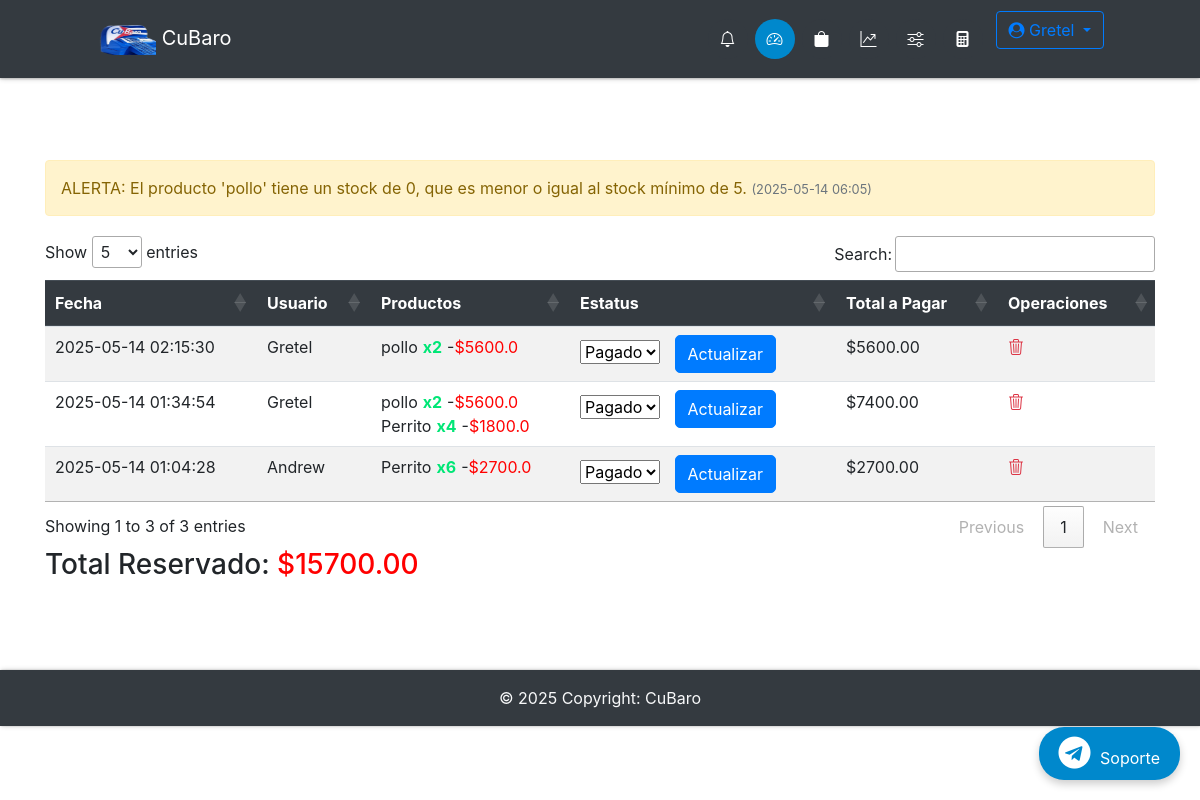
Screenshot of /admin/ (signed in) with the database file from the repository.
### app/db_models.py (models this page shows, shortened)
class User(UserMixin, db.Model):
    __tablename__ = "users"
    id = db.Column(db.Integer, primary_key=True)
    name = db.Column(db.Text, nullable=False)
    email = db.Column(db.String(50), nullable=False, unique=True)
    phone = db.Column(db.String(50), nullable=False)
    password = db.Column(db.String(250), nullable=False)
    admin = db.Column(db.Integer, nullable=False, default=0)
    email_confirmed = db.Column(db.Integer, nullable=False, default=1)
    created_by = db.Column(db.Integer, db.ForeignKey('users.id'), nullable=True)  # ID del creador
    registration_date = db.Column(db.DateTime, default=lambda: datetime.now(timezone.utc))  # Fecha de registro
    membership_expiration = db.Column(db.DateTime, nullable=True)  # Fecha de vencimiento de membresía
    membership_id = db.Column(db.Integer, db.ForeignKey('memberships.id'), nullable=False)  # Relación con membresía
    membership = db.relationship('Membership', backref='users')
    employees = db.relationship('User', backref='creator', remote_side=[id], lazy='select')  # Relación empleados
    cart = db.relationship('Cart', backref='buyer')
    orders = db.relationship("Order", backref='customer', foreign_keys="[Order.uid]")  # Relación con clave foránea especificada
    master_key = db.Column(db.String(100), unique=True)

class Alert(db.Model):
    __tablename__ = 'alert'
    id = db.Column(db.Integer, primary_key=True)
    message = db.Column(db.String(255), nullable=False)
    category = db.Column(db.String(50), nullable=False)  # 'error', 'warning', etc.
    created_at = db.Column(db.DateTime, default=datetime.now(timezone.utc))
    user_id = db.Column(db.Integer, db.ForeignKey('users.id'))  # Opcional: asociar alertas a un usuario
    user = db.relationship('User', backref='alerts')

class Order(db.Model):
    __tablename__ = "orders"
    id = db.Column(db.Integer, primary_key=True)
    uid = db.Column(db.Integer, db.ForeignKey('users.id'), nullable=False)  # Clave foránea del cliente
    date = db.Column(db.DateTime, nullable=False)
    status = db.Column(db.String(50), nullable=False)
    items = db.relationship("Ordered_item", backref="order", cascade="all, delete-orphan")

class Ordered_item(db.Model):
    __tablename__ = "ordered_items"
    id = db.Column(db.Integer, primary_key=True)
    oid = db.Column(db.Integer, db.ForeignKey('orders.id'))
    itemid = db.Column(db.Integer, db.ForeignKey('items.id'))
    quantity = db.Column(db.Integer, nullable=False)

class Item(db.Model):
    __tablename__ = "items"
    id = db.Column(db.Integer, primary_key=True)
    name = db.Column(db.String(100), nullable=False)
    price = db.Column(db.Float, nullable=False)
    category = db.Column(db.Text, nullable=False)
    image = db.Column(db.String(250), nullable=False)
    details = db.Column(db.String(250), nullable=False)
    stock_min = db.Column(db.Integer, default=0)
    costo = db.Column(db.Integer)
    stock = db.Column(db.Integer, default=0)
    created_by = db.Column(db.Integer, db.ForeignKey('users.id'), nullable=False)  # Vincular con el creador
    creator = db.relationship('User', backref='items_created')  # Relación con el usuario que creó el producto
    orders = db.relationship('Ordered_item', backref='item', lazy=True, cascade="all, delete, delete-orphan")
    in_cart = db.relationship("Cart", backref="item", lazy=True, cascade="all, delete, delete-orphan")

### app/funcs.py (the view)
	def wrapper(*args, **kwargs):
		if current_user.is_authenticated and current_user.admin == 1:
			return func(*args, **kwargs)
		else:
			return "No estás autorizado a acceder a esta URL."

### app/__init__.py (called while the page is built)
@app.context_processor
def inject_now():
	return {'now': datetime.now(timezone.utc)}

@login_manager.user_loader
def load_user(user_id):
	return User.query.get(user_id)

@app.after_request
def add_no_cache_headers(response):
    response.headers["Cache-Control"] = "no-store, no-cache, must-revalidate, max-age=0"
    response.headers["Pragma"] = "no-cache"
    response.headers["Expires"] = "-1"
    return response

### app/admin/routes.py (called while the page is built)
@admin.route('/')
@admin_only
def dashboard():
    alerts = Alert.query.filter_by(user_id=current_user.id).order_by(Alert.created_at.desc()).all()
    orders = Order.query.join(User, Order.uid == User.id).filter((User.id == current_user.id) | (User.created_by == current_user.id)
    ).all()
    return render_template("admin/home.html", orders=orders, alerts=alerts)

### app/funcs.py (called while the page is built)
def admin_only(func):
	def wrapper(*args, **kwargs):
		if current_user.is_authenticated and current_user.admin == 1:
			return func(*args, **kwargs)
		else:
			return "No estás autorizado a acceder a esta URL."
	wrapper.__name__ = func.__name__
	return wrapper

### app/admin/templates/admin/home.html (shortened to what this page needs)
{% extends "admin/base.html" %}
{% block content %}
    {% if alerts %}
    <div class="alert-container">
        {% for alert in alerts %}
            <div class="alert alert-{{ alert.category }}" id="alert-{{ alert.id }}">
                {{ alert.message }}
                <small class="text-muted" style="font-size: 0.8em;">({{ alert.created_at.strftime('%Y-%m-%d %H:%M') }})</small>
            </div>
        {% endfor %}
    </div>
{% else %}
    <div class="alert alert-info">
        No hay alertas de stock en este momento.
    </div>
{% endif %}
    {% if not orders %}
    <div class="flash-error">No hay Ordenes.</div>
    {% else %}
    <div class="table-responsive">
        <table id="orders-table" class="table table-striped table-hover">
            <thead class="thead-dark">
                <tr>
                    <th>Fecha</th>
                    <th>Usuario</th>
                    <th>Productos</th>
                    <th>Estatus</th>
                    <th>Total a Pagar</th>
                    <th>Operaciones</th>
                </tr>
            </thead>
            <tbody>
                {% for order in orders %}
                <tr data-order-id="{{ order.id }}" data-order-status="{{ order.status }}" data-order-total="0"
                    data-username="{{ order.customer.name }}">
                    <td>{{ order.date.strftime('%Y-%m-%d %H:%M:%S') }}</td>
                    <td>{{ order.customer.name }}</td>
                    <td>
                        {% for i in order.items %}
                        {% set item_price = i.item.price %}
                        {% set item_total = item_price * i.quantity %}
                        <div class="my" data-item-price="{{ item_price }}" data-item-quantity="{{ i.quantity }}"
                            data-item-total="{{ item_total }}">
                            {{ i.item.name }}<span class="success">x{{ i.quantity }}</span>-<span
                                style="color: red;">${{
                                item_total }}</span><br>
                        </div>
                        {% endfor %}
                    </td>
                    <td>
                        <form method="POST" action="{{ url_for('admin.update_order_status', id=order.id) }}">
                            <select name="status">
                                <option value="Pagado" {% if order.status=='Pagado' %}selected{% endif %}>Pagado
                                </option>
                            </select>
                            <button class="btn-primary btn" type="submit">Actualizar</button>
                        </form>
                    </td>
                    <td class="order-total">$0</td>
                    <td>
                        <a href="{{ url_for('admin.delete_order', id=order.id) }}"
							onclick="return confirm('¿Estás seguro de que deseas eliminar esta orden?');"><i class="bi bi-trash3 text-danger"></i></a>
                    </td>
                </tr>
                {% endfor %}
            </tbody>
        </table>
    </div>
    <div>
        <h3>Total Reservado: <span id="total-reservado" style="color: red;">$0.00</span></h3>
    </div>
    {% endif %}
    {% endblock %}

### app/admin/templates/admin/base.html (shortened to what this page needs)
{% import "bootstrap/wtf.html" as wtf %}
<!DOCTYPE html>
<html lang="es">
<head>
  <link rel="stylesheet" href="https://stackpath.bootstrapcdn.com/bootstrap/4.5.2/css/bootstrap.min.css">
  <link rel="stylesheet" href="https://cdnjs.cloudflare.com/ajax/libs/font-awesome/4.7.0/css/font-awesome.min.css">
  <link rel="stylesheet" href="https://cdnjs.cloudflare.com/ajax/libs/animate.css/4.1.1/animate.min.css"/>
  <link rel="stylesheet" href="https://cdn.jsdelivr.net/npm/bootstrap-icons@1.11.3/font/bootstrap-icons.min.css">
  <link rel="stylesheet" type="text/css" href="https://cdn.datatables.net/1.11.3/css/jquery.dataTables.css">
  <link rel="stylesheet" type="text/css" href="{{ url_for('static', filename='styles.css') }}">
</head>
<body>
  <nav class="navbar navbar-dark bg-dark fixed-top">
    <a class="navbar-brand" href="{{ url_for('home') }}" data-toggle="tooltip" title="Inicio">
      <img src="{{ url_for('static', filename='img/logoo.png') }}" height="30" width="60"> CuBaro
    </a>
    <ul class="navbar-nav d-flex flex-row">
      {% if not current_user.is_authenticated %}
      <li class="nav-item {% if request.endpoint == 'login' %}active{% endif %}">
        <a class="nav-link" href="{{ url_for('login') }}" data-toggle="tooltip" title="Iniciar Sesión">
          <div class="icon-circle">
            <i class="bi bi-box-arrow-in-right"></i>
          </div>
        </a>
      </li>
      {% else %}
      <li class="nav-item {% if request.endpoint == 'orders' %}active{% endif %}">
        <a class="nav-link" href="{{ url_for('orders') }}" data-toggle="tooltip" title="Órdenes">
          <div class="icon-circle">
            <i class="bi bi-bell"></i>
          </div>
        </a>
      </li>
      <li class="nav-item {% if request.endpoint == 'admin.dashboard' %}active{% endif %}">
        <a class="nav-link" href="{{ url_for('admin.dashboard') }}" data-toggle="tooltip" title="Dashboard">
          <div class="icon-circle">
            <i class="bi bi-speedometer2"></i>
          </div>
        </a>
      </li>
      <li class="nav-item {% if request.endpoint == 'admin.items' %}active{% endif %}">
        <a class="nav-link" href="{{ url_for('admin.items') }}" data-toggle="tooltip" title="Productos">
          <div class="icon-circle">
            <i class="bi bi-bag-fill"></i>
          </div>
        </a>
      </li>
      <li class="nav-item {% if request.endpoint == 'admin.statictics' %}active{% endif %}">
        <a class="nav-link" href="{{ url_for('admin.statictics') }}" data-toggle="tooltip" title="Estadísticas">
          <div class="icon-circle">
            <i class="bi bi-graph-up-arrow"></i>
          </div>
        </a>
      </li>
      <li class="nav-item {% if request.endpoint == 'admin.configuracion' %}active{% endif %}">
        <a class="nav-link" href="{{ url_for('admin.configuracion') }}" data-toggle="tooltip" title="Configuración">
          <div class="icon-circle">
            <i class="bi bi-sliders"></i>
          </div>
        </a>
      </li>
      <li class="nav-item mr-2">
        <a class="nav-link" data-toggle="modal" data-target="#fullScreenModal"
          title="Calculadora">
          <div class="icon-circle">
            <i class="bi bi-calculator-fill"></i>
          </div>
        </a>
      </li>
      <div class="dropdown ml-auto">
        <a class="btn btn-outline-primary dropdown-toggle" href="#" id="navbarDropdown" role="button"
          data-toggle="dropdown" aria-expanded="false">
          <i class="fa fa-user-circle"></i> {{ current_user.name }}
        </a>
      </div>
      {% endif %}
    </ul>
  </nav>
  <div class="container">
    <div class="main">
      {% block content %}
      {% endblock %}
      <a href="https://t.me/soporte" target="_blank" class="telegram-float">
        <i class="fa fa-telegram fa-2x"></i> Soporte
      </a>
    </div>
  </div>
  <footer class="bg-dark text-center text-lg-start text-light">
    <div class="text-center p-3">
      © {{ now.year }} Copyright: CuBaro
    </div>
  </footer>
</body>
</html>

### app/static/styles.css (style rules this page uses)
:root { --white:#eceff3; --primary-blue: #007bff; --dark-bg: #343a40; --error-red: #ff4c4c; --success-green: #00e676; --chart-red: #ff6384; --chart-blue: #36a2eb; --chart-purple: #cc65fe; --chart-yellow: #ffce56; --chart-green: #2ecc71; --telegram-blue: #0088cc; --telegram-hover: #3688b183; --shadow-light: rgba(0, 0, 0, 0.2); --shadow-dark: rgba(0, 0, 0, 0.19); }
body { padding-top: 80px; }
.main { padding: 10vh 0; }
.navbar { padding: 0.7rem 6rem; box-shadow: 0 1px 2px 0 var(--shadow-light), 0 1px 5px 0 var(--shadow-dark); position: fixed; top: 0; z-index: 1050; }
.navbar-nav { gap: 3px; }
.icon-circle { display: flex; align-items: center; justify-content: center; width: 40px; height: 40px; border-radius: 50%; background-color: var(--dark-bg); color: white; margin: 0 2px; transition: background-color 0.3s, color 0.3s; }
.nav-item.active .icon-circle { background-color: var(--telegram-blue); color: white; }
footer { box-shadow: 1px 0 2px 0 var(--shadow-light), 1px 0 5px 0 var(--shadow-dark); }
table.dataTable { margin: 0 auto; width: 100%; }
table.dataTable th { color: white; background-color: var(--dark-bg); padding: 25px; }
table.dataTable tr { border-bottom: 1px solid #0046C2; }
table.dataTable td { padding: 25px 50px; }
.alert { padding: 15px; margin-bottom: 20px; border: 1px solid transparent; border-radius: 4px; font-size: 16px; transition: opacity 0.5s ease; }
.alert-warning { color: #856404; background-color: #fff3cd; border-color: #ffeeba; }
.flash-error, .help-block, .success { text-align: center; padding: 5px; font-weight: bold; max-width: 400px; margin: 0 auto; }
.success { color: var(--success-green); }
form .btn { background: var(--primary-blue); color: white; border-radius: 5px; }
.text-muted { font-size: 0.9rem; color: gray; }
button { padding: 5px 10px; font-size: 18px; margin: 0 10px; cursor: pointer; }
.telegram-float { position: fixed; bottom: 20px; right: 20px; background-color: var(--telegram-blue); color: white; padding: 10px 20px; border-radius: 25px; text-decoration: none; box-shadow: 0 4px 8px var(--shadow-light); transition: background-color 0.3s, transform 0.3s ease; z-index: 9999; }
.telegram-float i { margin-right: 5px; }

### rows the page displays
User: name "Gretel"
Alert: message "ALERTA: El producto 'pollo' tiene un stock de 0, que es menor o igual al stock mínimo de 5.", created_at "2025-05-14 06:05"
Order: date "2025-05-14 02:15:30", customer.name "Gretel"
Ordered_item: item.name "pollo", quantity "2", item_total "5600.0"
Order: date "2025-05-14 01:34:54", customer.name "Gretel"
Ordered_item: item.name "pollo", quantity "2", item_total "5600.0"
Ordered_item: item.name "Perrito", quantity "4", item_total "1800.0"
Order: date "2025-05-14 01:04:28", customer.name "Andrew"
Ordered_item: item.name "Perrito", quantity "6", item_total "2700.0"
